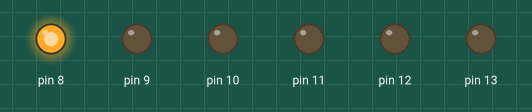
Recording of a sketch running on a simulated Arduino Uno, built with avr-gcc and run on an emulated ATmega328P. On the bench: output pins drawn as LEDs (lit = HIGH).

Above: at 0.02 s.
At 0.32 s:
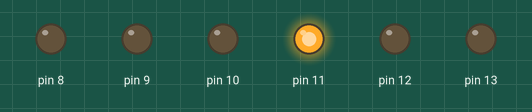
At 0.72 s:
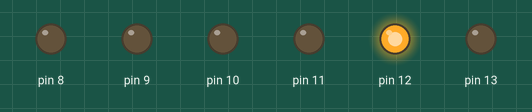
At 1.47 s:
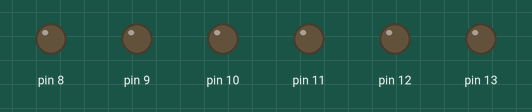
At 2.22 s:
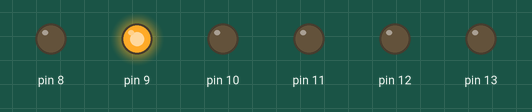
At 2.92 s:
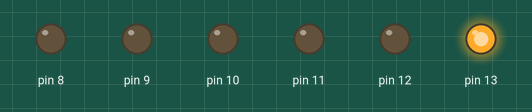
Timing chart, 0 to 3.2 s (numbered marks = the images above):
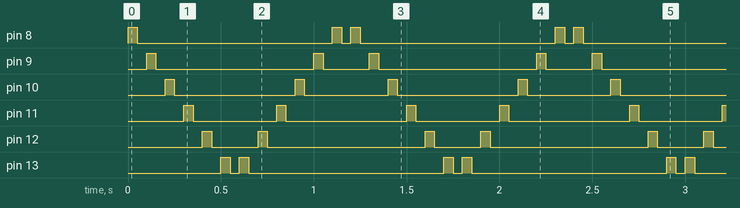

The sketch:

led_array_fwd_reverse_using_for_loop.ino
```cpp
void setup() {
for(int i=8;i<=13;i++)
{
  pinMode(i,OUTPUT);//defines digital pins from 8-13 as outputs
  }
}

void loop() {
  for(int i=8;i<=13;i++) // forward
{
 digitalWrite(i,HIGH);
 delay(50);
 digitalWrite(i,LOW);
 delay(50);
}
 for(int i=13;i>=8;i--)// reverse
{
 digitalWrite(i,HIGH);
 delay(50);
 digitalWrite(i,LOW);
 delay(50);
}
}
```

Measured:
- by itself, pin 8: repeats every 1.2 s: LOW 1.1 s, HIGH 0.05 s, LOW 0.05 s, HIGH 0.05 s
- by itself, pin 9: repeats every 1.2 s: LOW 0.85 s, HIGH 0.05 s, LOW 0.25 s, HIGH 0.05 s
- by itself, pin 10: repeats every 1.2 s: LOW 0.65 s, HIGH 0.05 s, LOW 0.45 s, HIGH 0.05 s
- by itself, pin 11: repeats every 1.2 s: LOW 0.45 s, HIGH 0.05 s, LOW 0.65 s, HIGH 0.05 s
- by itself, pin 12: repeats every 1.2 s: LOW 0.25 s, HIGH 0.05 s, LOW 0.85 s, HIGH 0.05 s
- by itself, pin 13: repeats every 1.2 s: LOW 0.05 s, HIGH 0.05 s, LOW 1.1 s, HIGH 0.05 s
